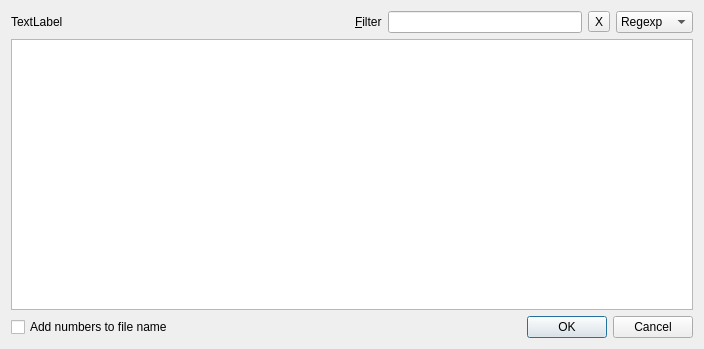
<?xml version="1.0" encoding="UTF-8"?>
<ui version="4.0">
 <class>SelectableListDlg</class>
 <widget class="QDialog" name="SelectableListDlg">
  <property name="geometry">
   <rect>
    <x>0</x>
    <y>0</y>
    <width>704</width>
    <height>349</height>
   </rect>
  </property>
  <property name="windowTitle">
   <string>Dialog</string>
  </property>
  <layout class="QVBoxLayout" name="verticalLayout">
   <item>
    <layout class="QHBoxLayout" name="horizontalLayout_2">
     <item>
      <widget class="QLabel" name="label">
       <property name="sizePolicy">
        <sizepolicy hsizetype="Expanding" vsizetype="Preferred">
         <horstretch>0</horstretch>
         <verstretch>0</verstretch>
        </sizepolicy>
       </property>
       <property name="text">
        <string>TextLabel</string>
       </property>
      </widget>
     </item>
     <item>
      <layout class="QHBoxLayout" name="horizontalLayout">
       <item>
        <widget class="QLabel" name="label_2">
         <property name="text">
          <string>&amp;Filter</string>
         </property>
         <property name="buddy">
          <cstring>filter</cstring>
         </property>
        </widget>
       </item>
       <item>
        <widget class="QLineEdit" name="filter"/>
       </item>
       <item>
        <widget class="QToolButton" name="btnClearFilter">
         <property name="toolTip">
          <string>Clear filter</string>
         </property>
         <property name="text">
          <string>X</string>
         </property>
        </widget>
       </item>
       <item>
        <widget class="QComboBox" name="syntax">
         <property name="toolTip">
          <string>Filter syntax</string>
         </property>
         <item>
          <property name="text">
           <string>Regexp</string>
          </property>
         </item>
         <item>
          <property name="text">
           <string>Wildcard</string>
          </property>
         </item>
        </widget>
       </item>
      </layout>
     </item>
    </layout>
   </item>
   <item>
    <widget class="QListWidget" name="list">
     <property name="selectionMode">
      <enum>QAbstractItemView::ExtendedSelection</enum>
     </property>
    </widget>
   </item>
   <item>
    <layout class="QHBoxLayout" name="horizontalLayout_3">
     <item>
      <widget class="QCheckBox" name="checkAddNumbers">
       <property name="text">
        <string>Add numbers to file name</string>
       </property>
      </widget>
     </item>
     <item>
      <widget class="QDialogButtonBox" name="buttonBox">
       <property name="orientation">
        <enum>Qt::Horizontal</enum>
       </property>
       <property name="standardButtons">
        <set>QDialogButtonBox::Cancel|QDialogButtonBox::Ok</set>
       </property>
      </widget>
     </item>
    </layout>
   </item>
  </layout>
 </widget>
 <tabstops>
  <tabstop>list</tabstop>
  <tabstop>filter</tabstop>
  <tabstop>btnClearFilter</tabstop>
  <tabstop>syntax</tabstop>
  <tabstop>checkAddNumbers</tabstop>
 </tabstops>
 <resources/>
 <connections>
  <connection>
   <sender>buttonBox</sender>
   <signal>accepted()</signal>
   <receiver>SelectableListDlg</receiver>
   <slot>accept()</slot>
   <hints>
    <hint type="sourcelabel">
     <x>256</x>
     <y>294</y>
    </hint>
    <hint type="destinationlabel">
     <x>157</x>
     <y>274</y>
    </hint>
   </hints>
  </connection>
  <connection>
   <sender>buttonBox</sender>
   <signal>rejected()</signal>
   <receiver>SelectableListDlg</receiver>
   <slot>reject()</slot>
   <hints>
    <hint type="sourcelabel">
     <x>324</x>
     <y>294</y>
    </hint>
    <hint type="destinationlabel">
     <x>286</x>
     <y>274</y>
    </hint>
   </hints>
  </connection>
  <connection>
   <sender>btnClearFilter</sender>
   <signal>clicked()</signal>
   <receiver>filter</receiver>
   <slot>clear()</slot>
   <hints>
    <hint type="sourcelabel">
     <x>477</x>
     <y>24</y>
    </hint>
    <hint type="destinationlabel">
     <x>427</x>
     <y>21</y>
    </hint>
   </hints>
  </connection>
 </connections>
</ui>
